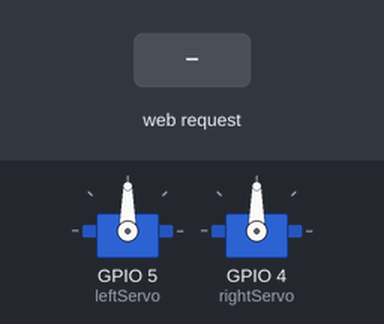
The sketch below on a simulated ESP8266 (NodeMCU). Parts: 2 × servo. Inputs (shaded band) come from the test bench. WiFi joins after 1.5 s; servers stay silent unless stated; what the sketch prints to the serial monitor is not drawn.

Above: at 3.2 s.
3.3 s: HTTP request GET /control?command=forward received
At 4.1 s:
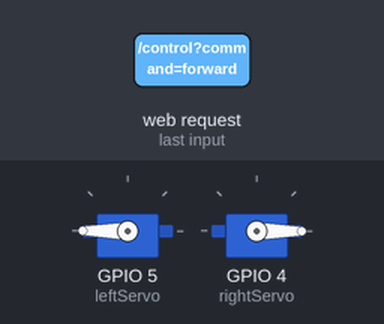
5.8 s: HTTP request GET /control?command=backward received
At 6.3 s:
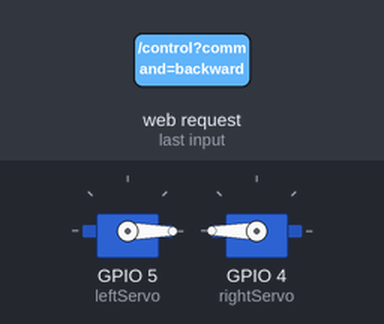
8.3 s: HTTP request GET /control?command=left received
At 9.1 s:
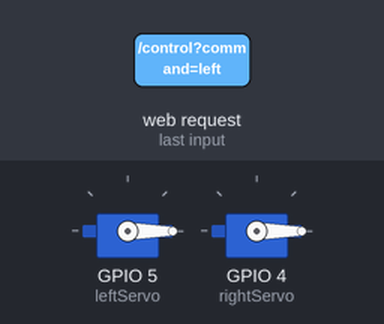
10.8 s: HTTP request GET /control?command=right received
At 11.3 s:
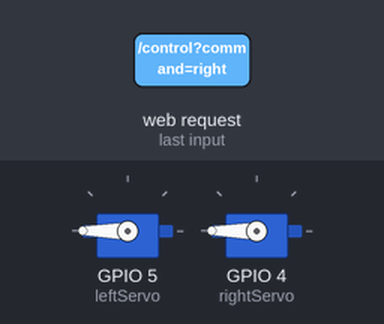
Timing chart, 0 to 13.8 s (numbered marks = the images above; inputs shaded):
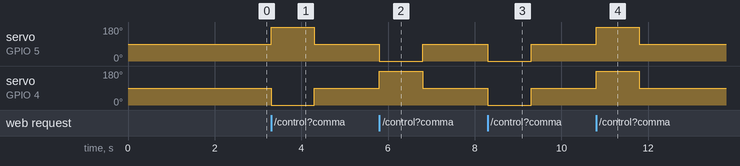

Measured:
- after the input at 3.3 s, servo on GPIO 5 (leftServo): 90° → 180° at once, → 90° 1.0 s later; servo on GPIO 4 (rightServo): 90° → 0° at once, → 90° 1.0 s later
- after the input at 5.8 s, servo on GPIO 5 (leftServo): 90° → 0° at once, → 90° 1.0 s later; servo on GPIO 4 (rightServo): 90° → 180° at once, → 90° 1.0 s later
- after the input at 8.3 s, servo on GPIO 5 (leftServo), servo on GPIO 4 (rightServo): 90° → 0° at once, → 90° 1.0 s later
- after the input at 10.8 s, servo on GPIO 5 (leftServo), servo on GPIO 4 (rightServo): 90° → 180° at once, → 90° 1.0 s later

The sketch:

differential_drive_servo2.ino
```cpp
#include <ESP8266WiFi.h>
#include <ESP8266WebServer.h>
#include <Servo.h>

const char* ssid = "Airtel_anan_5586";
const char* password = "air25684";

ESP8266WebServer server(80);
Servo leftServo;  // create servo object to control left servo
Servo rightServo;  // create servo object to control right servo

void setup() {
  Serial.begin(115200);
  leftServo.attach(5);  // attaches left servo on GPIO5 to the servo object
  rightServo.attach(4);  // attaches right servo on GPIO4 to the servo object

  WiFi.begin(ssid, password);
  while (WiFi.status() != WL_CONNECTED) {
    delay(1000);
    Serial.println("Connecting to WiFi...");
  }

  Serial.println("WiFi connected");
  Serial.println("IP address: ");
  Serial.println(WiFi.localIP());

  server.on("/control", handleControl); // Set up control endpoint
  server.begin(); // Start server
}

void loop() {
  server.handleClient(); // Handle client requests
}

// Handle control endpoint
void handleControl() {
  String command = server.arg("command");
  if (command == "forward") {
    moveForward();
    server.send(200, "text/plain", "Moving forward");
  } else if (command == "backward") {
    moveBackward();
    server.send(200, "text/plain", "Moving backward");
  } else if (command == "left") {
    turnLeft();
    server.send(200, "text/plain", "Turning left");
  } else if (command == "right") {
    turnRight();
    server.send(200, "text/plain", "Turning right");
  } else if (command == "backleft") {
    moveBackwardLeft();
    server.send(200, "text/plain", "Moving backward left");
  } else if (command == "backright") {
    moveBackwardRight();
    server.send(200, "text/plain", "Moving backward right");
  } else if (command == "forwardleft") {
    moveForwardLeft();
    server.send(200, "text/plain", "Moving forward left");
  } else if (command == "forwardright") {
    moveForwardRight();
    server.send(200, "text/plain", "Moving forward right");
  } else if (command == "nomove") {
    stopMotors();
    server.send(200, "text/plain", "Stopping");
  }
}

// Move forward
void moveForward() {
  leftServo.write(180);  // move left servo forward
  rightServo.write(0);   // move right servo forward
  delay(1000); // Adjust delay according to your needs
  stopMotors(); // Stop motors after moving
}

// Move backward
void moveBackward() {
  leftServo.write(0);    // move left servo backward
  rightServo.write(180); // move right servo backward
  delay(1000); // Adjust delay according to your needs
  stopMotors(); // Stop motors after moving
}

// Turn left
void turnLeft() {
  leftServo.write(0);    // move left servo backward
  rightServo.write(0);   // move right servo forward
  delay(1000); // Adjust delay according to your needs
  stopMotors(); // Stop motors after turning
}

// Turn right
void turnRight() {
  leftServo.write(180);  // move left servo forward
  rightServo.write(180); // move right servo backward
  delay(1000); // Adjust delay according to your needs
  stopMotors(); // Stop motors after turning
}

// Move backward left
void moveBackwardLeft() {
  leftServo.write(0);    // move left servo backward
  rightServo.write(90);  // move right servo to center for diagonal movement
  delay(1000); // Adjust delay according to your needs
  stopMotors(); // Stop motors after moving
}

// Move backward right
void moveBackwardRight() {
  leftServo.write(90);   // move left servo to center for diagonal movement
  rightServo.write(180); // move right servo backward
  delay(1000); // Adjust delay according to your needs
  stopMotors(); // Stop motors after moving
}

// Move forward left
void moveForwardLeft() {
  leftServo.write(90);   // move left servo to center for diagonal movement
  rightServo.write(0);   // move right servo forward
  delay(1000); // Adjust delay according to your needs
  stopMotors(); // Stop motors after moving
}

// Move forward right
void moveForwardRight() {
  leftServo.write(180);  // move left servo forward
  rightServo.write(90);  // move right servo to center for diagonal movement
  delay(1000); // Adjust delay according to your needs
  stopMotors(); // Stop motors after moving
}

// Stop motors
void stopMotors() {
  leftServo.write(90);   // stop left servo
  rightServo.write(90);  // stop right servo
}
```
